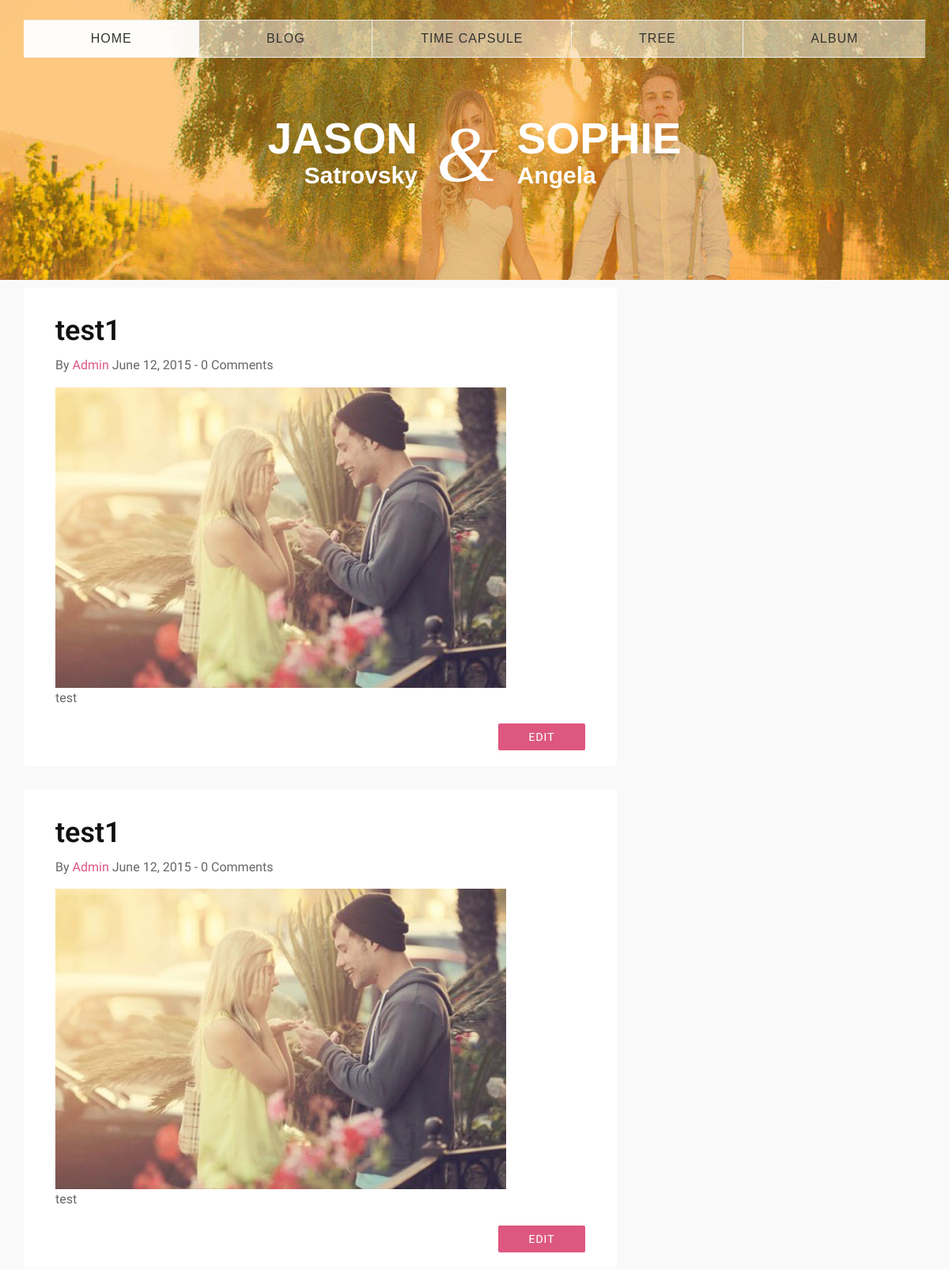
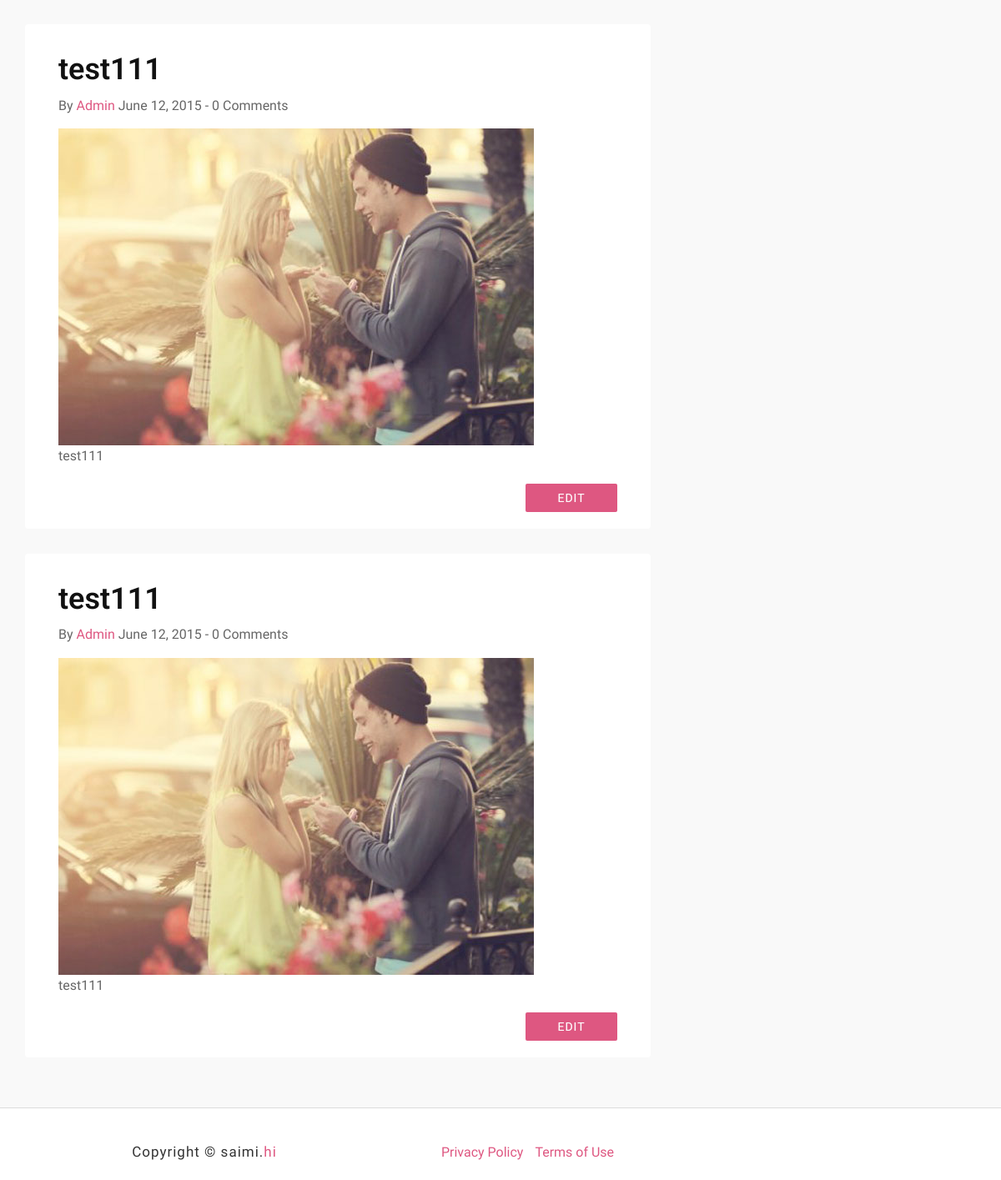
/blog, run on an earlier commit of the app's database (2 pictures, top to bottom).
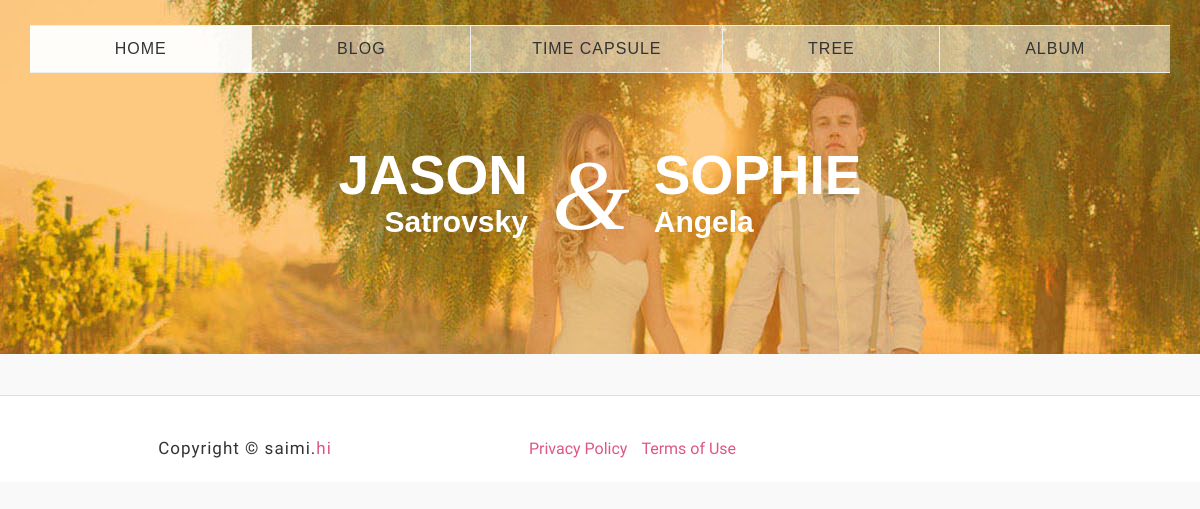
And on a later commit of the database.
### lovesystem/models.py (models this page shows, shortened)
class Journal(models.Model):
    title = models.CharField(verbose_name='标题', max_length=50)
    content = models.CharField(verbose_name='内容', max_length=2000)
    publishtime = models.DateTimeField(verbose_name='发布日期', auto_now=True)
    createdBy = models.IntegerField(verbose_name='发布用户', null=True)
    class Meta:
        verbose_name = '日记'
        verbose_name_plural = verbose_name

### lovesystem/views.py (the view)
# urls.py: path('blog',journal),
def journal(request):
    user_id = request.COOKIES.get('user_id')
    journals = Journal.objects.filter(createdBy=user_id)
    return render(request,"blog.html", {'journals': journals})

### lovesystem/templates/blog.html (shortened to what this page needs)
<!DOCTYPE html>
<html lang="en">
<head>
    <link href="../static/css/bootstrap.min.css" rel="stylesheet" type="text/css">
    <link href="../static/css/style.css" rel="stylesheet">
	<link rel="stylesheet" href="../static/fonts/stylesheet.css">
	<link rel="stylesheet" href="../static/css/blog.css">
	<link rel="stylesheet" href="../static/css/index.css">
	<link href="../static/css/mb-comingsoon-iceberg.css" rel="stylesheet" />
	<link href="../static/font-awesome/css/font-awesome.min.css" rel="stylesheet" type="text/css">
</head>
<body class="sub-page">
    <nav class="navbar navbar-default navbar-fixed-top">
        <div class="container">
            <div class="collapse navbar-collapse" id="bs-example-navbar-collapse-1">
                <ul class="nav nav-justified ">
                    <li class="active">
                        <a class="page-scroll" href="/index">Home</a>
                    </li>
                    <li class="blogitem">
						<a class="page-scroll" href="/blog">Blog</a>
                    </li>
                    <li class="timecapsule">
						<a class="page-scroll" href="/calendar">Time Capsule</a>
                    </li>
                    <li>
                        <a class="page-scroll" href="#">Tree</a>
                    </li>
					<li>
                        <a class="page-scroll" href="#">Album</a>
                    </li>
                </ul>
            </div>
        </div>
    </nav>
	<header>
		<div class="logo" class="hidden-xs">
			<a href="#">
				<div class="name t-right">Jason <span> Satrovsky  </span></div><div class="and">&amp;</div><div class="name t-left"> Sophie <span> Angela</span></div>
			</a>
		</div>
	</header>
	<div id="page-content">
		<div class="container">
			<div class="row">
				<div id="main-content" class="col-md-8">
					{% for journal in journals %}
					<article>
						<div class="art-header">
							<a href="#"><h2>{{journal.title}}</h2></a>
							<div class="info">By <a href="#">Admin</a> June 12, 2015 - 0 Comments</div>
						</div>
						<div class="art-content">
							<img src="../static/images/10.jpg" />
							<p>{{journal.content|safe|linebreaksbr}}</p>
							<button type="submit" class="btn btn-skin f-right">edit</button>
						</div>
					</article>
					{% endfor %}
				</div>
			</div>
		</div>
	</div>
	<footer>
		<div class="wrap-footer">
			<div class="container">
				<div class="row">
					<div class="col-md-4">
						<div class="copyright">Copyright &copy; saimi.<a target="_blank" href="#">hi</a></div>
					</div>
					<div class="col-md-4">
						<ul class="list-inline quicklinks">
							<li><a href="#">Privacy Policy</a>
							</li>
							<li><a href="#">Terms of Use</a>
							</li>
						</ul>
					</div>
				</div>
			</div>
		</div>
	</footer>
</body>
</html>

### lovesystem/static/css/style.css (style rules this page uses)
body { font-family: 'Ek Mukta', sans-serif;color: #666;background-color: #fffbf0;font-size: 16px;line-height: 1.6em;font-weight: 400; }
html, body { width:100%; padding:0; margin:0; }
a { color: #DE5781; -webkit-transition: all .2s ease-in-out; -moz-transition: all .2s ease-in-out; transition: all .2s ease-in-out; }
.t-right { text-align: right; }
.t-left { text-align: left; }
body.sub-page { padding-top: 30px;background-color: #F9F9F9; }
body.sub-page .logo { margin: -30px 0 10px 0;background: url(../images/bg.jpg) fixed; padding: 120px 0 120px; }
.navbar-default { border-color: transparent;background-color: #f1f1f1; }
.navbar-default .navbar-collapse { border-color: rgba(255,255,255,.02); }
.navbar-default .nav li a { text-transform: uppercase;font-family: Helvetica,Arial,sans-serif;font-weight: 400;letter-spacing: 1px;color: #333; }
.navbar-default .nav-justified li { border-right: 1px solid #eee;border-top: 1px solid #eee;border-bottom: 1px solid #eee;background-color: rgba(255,255,255,0.5); }
.navbar-default .nav-justified li:last-child { border-right: none; }
.navbar-default .nav-justified li.active a { background-color: rgba(255,255,255,0.9); }
@media (min-width:768px) { .navbar-default { padding: 25px 0;border: 0;background-color: transparent;-webkit-transition: padding .3s;-moz-transition: padding .3s;transition: padding .3s; } }
.logo { text-align: center;position: relative; }
.logo .and { font: italic 100px "Times New Roman", Georgia, serif;display: inline-block;line-height: 1;position: relative;top: 25px;color: #fff; }
.logo .name { color: #fff;font-family: "Montserrat", Helvetica, Arial, sans-serif;font-weight: 700;display: inline-block;margin: 0 2%;vertical-align: middle;font-size: 55px;text-transform: uppercase; }
.logo .name span { display: block;font-size: 30px;text-transform: none;margin-top: 20px; }
#main-content { margin-bottom: 30px; }
footer { text-align: center;border-top: 1px solid #ddd; }
footer .copyright { color: #333333;font-size: 17px;letter-spacing:1px;margin-top: 10px; }
footer .wrap-footer { padding: 30px 50px 10px 50px;background-color: #ffffff; }
footer ul.quicklinks { margin-top: 10px; }

What changed in the data, as far as the page shows it:
removed Journal: title "test1", content "test"
removed Journal: title "test1", content "test"
removed Journal: title "test111", content "test111"
removed Journal: title "test111", content "test111"
